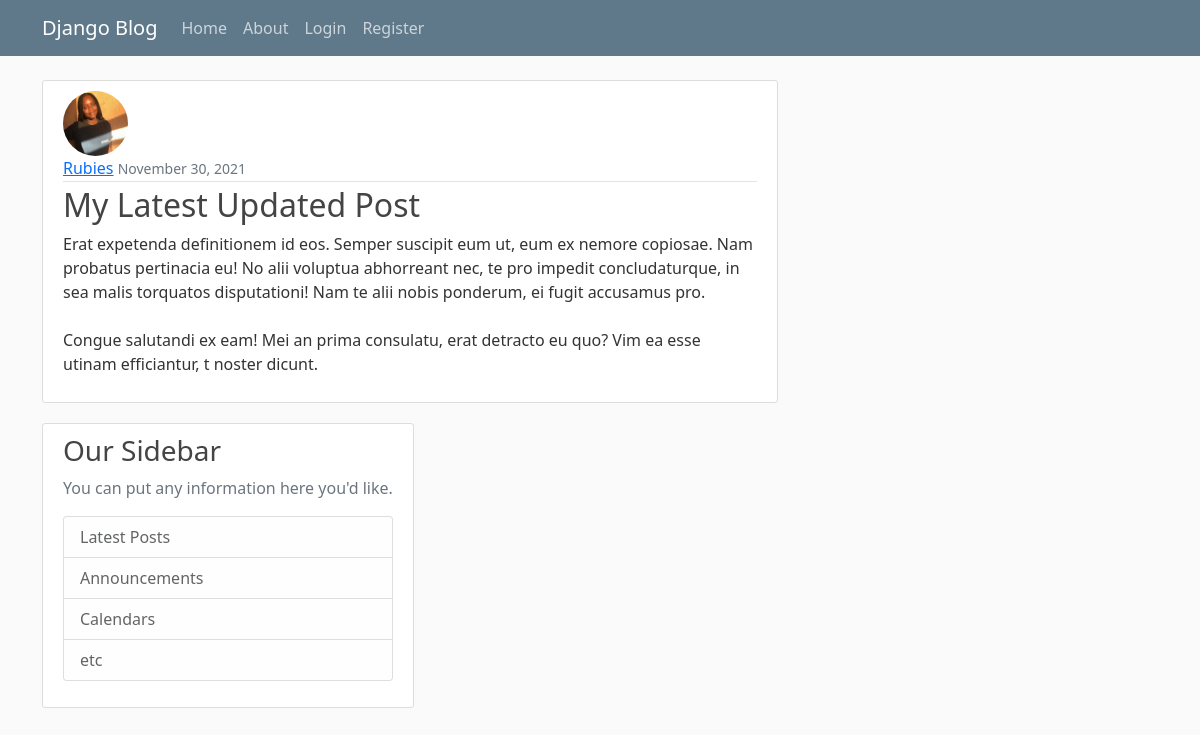
The page /post/29 on the database its author committed.
### blog/models.py (models this page shows, shortened)
class Post(models.Model):
    title = models.CharField(max_length=100)
    content = models.TextField()
    date_posted = models.DateTimeField(default = timezone.now)
    author=models.ForeignKey(User, on_delete = models.CASCADE)

### users/models.py (models this page shows, shortened)
class Profile(models.Model):
    user=models.OneToOneField(User, on_delete=models.CASCADE)
    image=models.ImageField(default='default.jpg', upload_to='profile_pics')

### blog/views.py (the view)
# urls.py: path('post/<int:pk>', PostDetailView.as_view(), name='post-detail'),
class PostDetailView(DetailView):
    model = Post

### blog/templates/blog/post_detail.html (shortened to what this page needs)
{% extends "blog/base.html" %}
{% block content %}
    <article class="media content-section">
      <img class= "rounded-circle article-img" src = "{{ object.author.profile.image.url }}"
        <div class="media-body">
          <div class="article-metadata">
            <a class="mr-2" href="#">{{ object.author }}</a>
            <small class="text-muted">{{ object.date_posted|date:"F d, Y" }}</small>
          </div>
          <h2>{{ object.title }}</h2>
          <p class="article-content">{{ object.content }}</p>
        </div>
{% endblock content %}

### blog/static/blog/main.css (style rules this page uses)
body { background: #fafafa; color: #333333; margin-top: 5rem; }
h1, h2, h3, h4, h5, h6 { color: #444444; }
.content-section { background: #ffffff; padding: 10px 20px; border: 1px solid #dddddd; border-radius: 3px; margin-bottom: 20px; }
.article-content { white-space: pre-line; }
.article-img { height: 65px; width: 65px; margin-right: 16px; }
.article-metadata { padding-bottom: 1px; margin-bottom: 4px; border-bottom: 1px solid #e3e3e3 }

### rows shown on the page
Post: author.profile.image (picture), author "Rubies", date_posted "November 30, 2021", title "My Latest Updated Post", content "Erat expetenda definitionem id eos. Semper suscipit eum ut, eum ex nemore copiosae. Nam probatus pertinacia eu! No alii voluptua abhorreant nec, te pro impedit concludaturque, in sea malis torquatos disputationi! Nam te alii nobis ponderum, ei fugit accusamus pro. Congue salutandi ex eam! Mei an prima consulatu, erat detracto eu quo? Vim ea esse utinam efficiantur, t noster dicunt."
